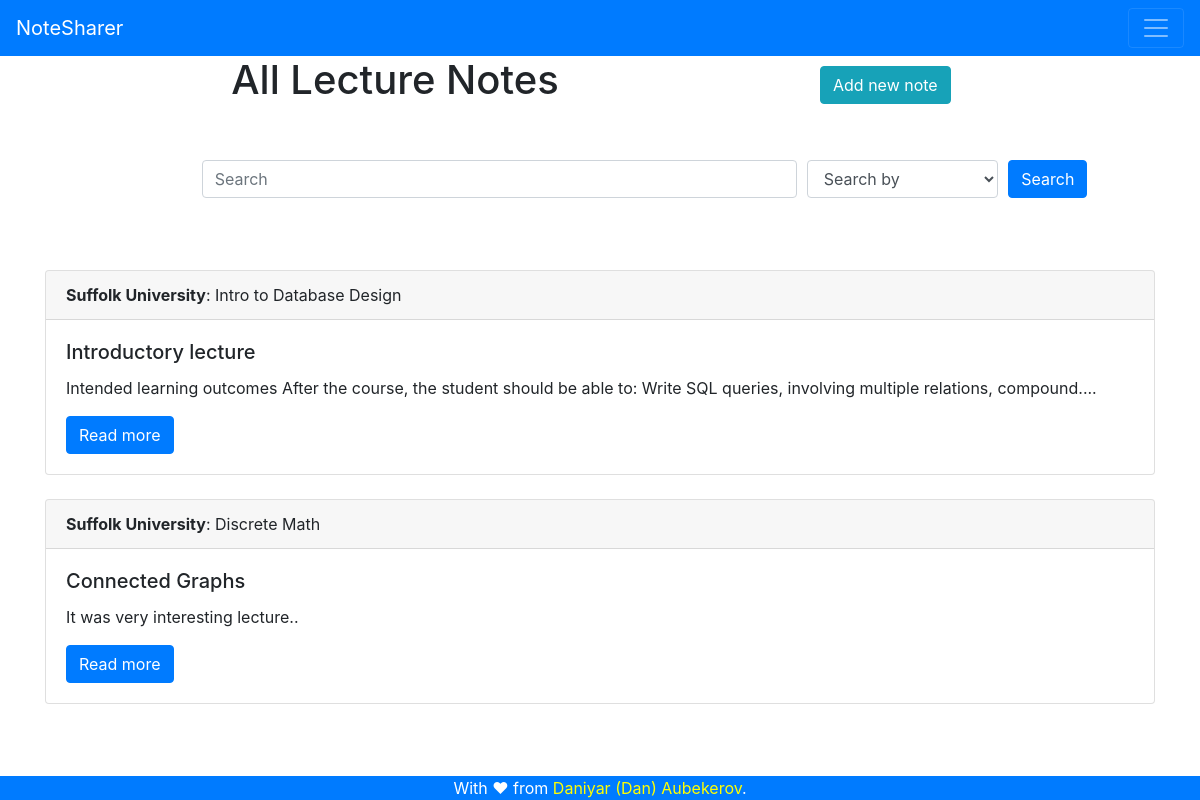
The page /notes (signed in) on the database as committed earlier.
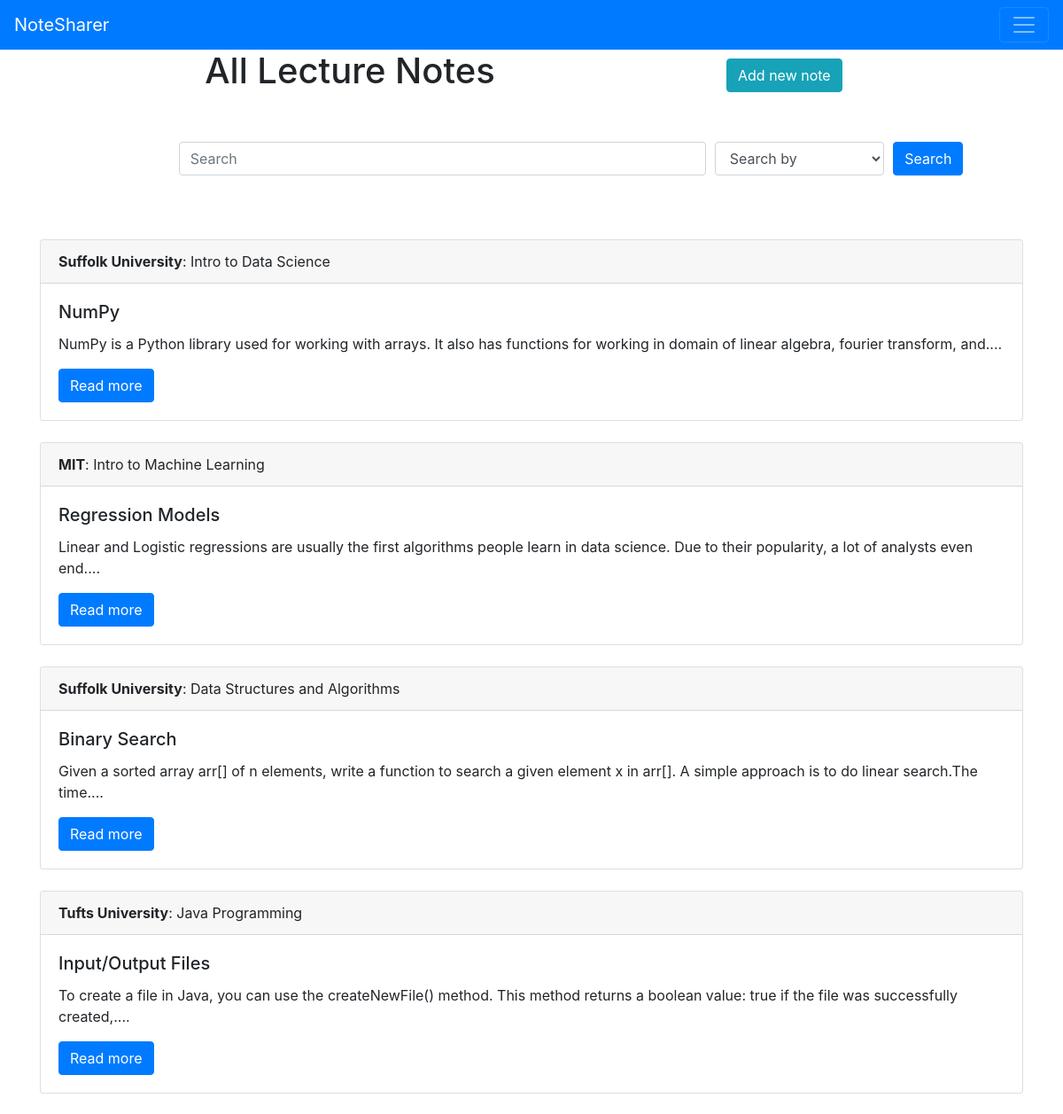
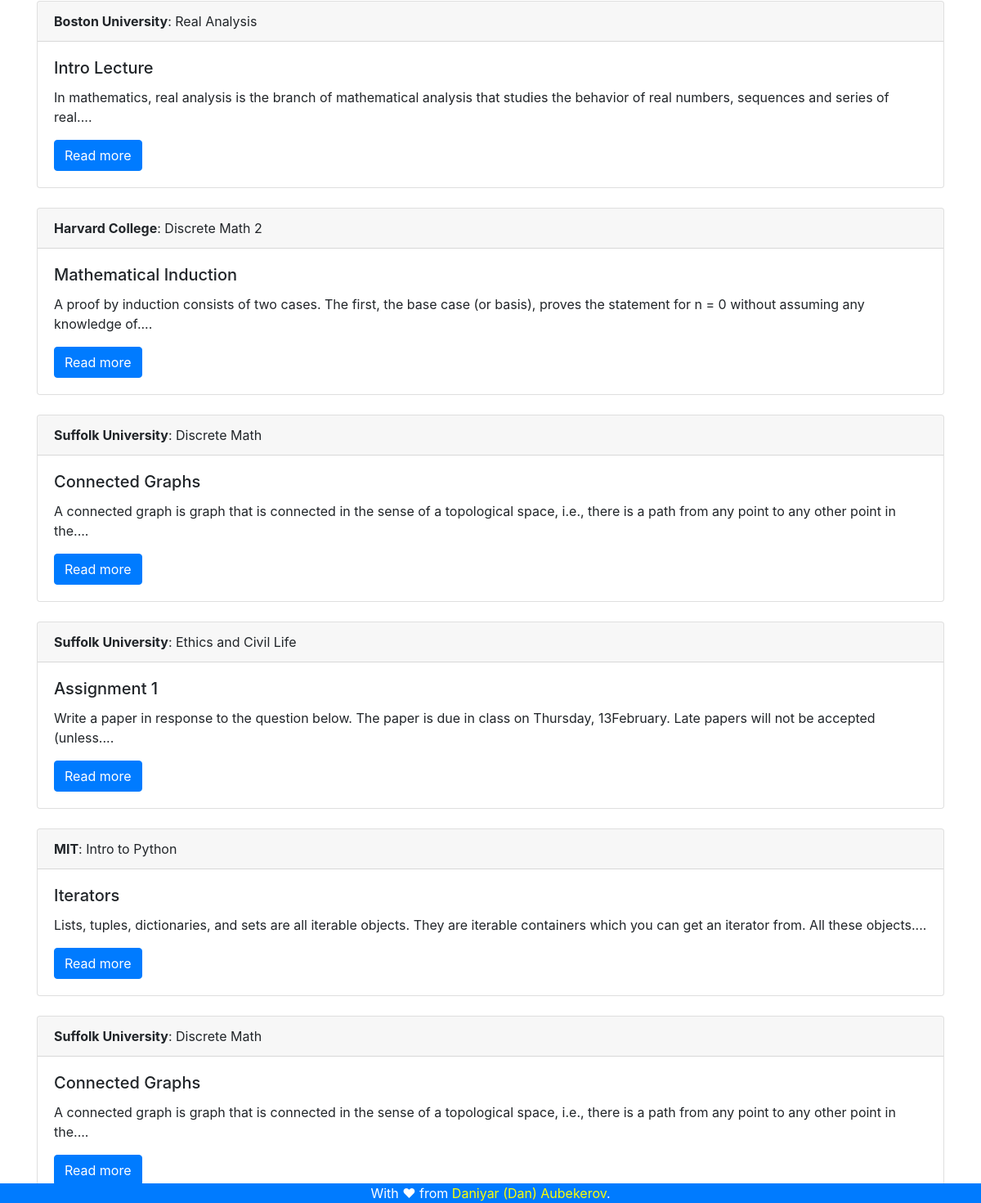
The same page on the database as committed later (2 pictures, top to bottom).
### tables this page shows
CREATE TABLE Notes (
    'noteID' INTEGER NOT NULL PRIMARY KEY,
    'content' TEXT(50000),
    'author' INTEGER, 'university' VARCHAR(300), 'class' VARCHAR(300), 'lectureName' VARCHAR(300),
    FOREIGN KEY('author') REFERENCES accounts(id)
);

### app.py (the view)
@app.route('/notes', methods = ['GET', 'POST'])
def notes():
    if (not session['user']):
        return render_template('404.html', error = 'You are not loged in to view this page')
    context = dict()
    db_connection = sqlite3.connect('database.db')
    cursor = db_connection.cursor()
    if (request.method == 'POST'):
        search = request.form.get('searchQ')
        type_search = request.form.get('type')
        if (type_search == 'University'):
            cursor.execute('SELECT * FROM notes WHERE instr(?,notes.university)>0;', [search])
        elif (type_search == 'Class'):
            cursor.execute('SELECT * FROM notes WHERE instr(?,notes.class)>0;', [search])
        elif (type_search == 'Content'):
            cursor.execute('SELECT * FROM notes WHERE instr(?,notes.content)>0;', [search])
        elif (type_search == 'Author'):
            cursor.execute('SELECT * FROM notes INNER JOIN accounts ON notes.author = accounts.id WHERE instr(?,accounts.login)>0;', [search])
        else:
            cursor.execute('SELECT * FROM notes;')
        notes = cursor.fetchall()
        cursor.close()
        context['notes'] = reversed(notes)
    else:
        cursor.execute('SELECT * FROM notes;')
        notes = cursor.fetchall()
        cursor.close()
        context['notes'] = reversed(notes)
    return render_template('notes.html', context = context)

### templates/notes.html (shortened to what this page needs)
{% extends 'base.html' %}
{% block body %}
    <div class = "row"><div class = "col-sm-8"><center><h1>All Lecture Notes</h1></center></div><div class = "col-sm-4"><a href = "{{url_for('add_note')}}" class = "btn btn-info" style = "margin-top:10px;">Add new note</a></div></div>
    <br><br>
    <form method = "post"  id = "search">
        <div class="form-row row">
            <div class="col-2">
            </div>
            <div class="col-6">
                <input type="text" id = "searchQ" name = "searchQ" class="form-control" placeholder="Search">
            </div>
            <div class="col-2">
                <select class="form-control" id="exampleFormControlSelect1" name = "type">
                    <option>Search by</option>
                </select>
            </div>
            <div class="col-2">
                <input type = "submit" class = "btn btn-primary" value = "Search" />
            </div>
        </div>
    </form>
    <br><br>
    <div class="container">
        <div class="row">
            <div class="col-sm-12">
                {% for note in context['notes'] %}
                    <br>
                    <div class="card">
                        <div class="card-header">
                            <b>{{note[3]}}</b>: {{note[4]}}
                        </div>
                        <div class="card-body">
                            <h5 class="card-title">{{note[5]}}</h5>
                            <p class="card-text">{{note[1] |truncate(150)}}.</p>
                            <a href="{{url_for('note', id = note[0])}}" class="btn btn-primary">Read more</a>
                        </div>
                    </div>
                {% endfor %}
            </div>
        </div>
    <div>
{% endblock %}

Rows that differ between the two databases and show on the page:
added Notes: university "Suffolk University", class "Intro to Data Science", lectureName "NumPy", content "NumPy is a Python library used for working with arrays. It also has functions for working in domain of linear algebra, fourier transform, and..."
added Notes: university "MIT", class "Intro to Machine Learning", lectureName "Regression Models", content "Linear and Logistic regressions are usually the first algorithms people learn in data science. Due to their popularity, a lot of analysts even end..."
added Notes: university "Suffolk University", class "Data Structures and Algorithms", lectureName "Binary Search", content "Given a sorted array arr[] of n elements, write a function to search a given element x in arr[]. A simple approach is to do linear search.The time..."
added Notes: university "Tufts University", class "Java Programming", lectureName "Input/Output Files", content "To create a file in Java, you can use the createNewFile() method. This method returns a boolean value: true if the file was successfully created,..."
added Notes: university "Boston University", class "Real Analysis", lectureName "Intro Lecture", content "In mathematics, real analysis is the branch of mathematical analysis that studies the behavior of real numbers, sequences and series of real..."
added Notes: university "Harvard College", class "Discrete Math 2", lectureName "Mathematical Induction", content "A proof by induction consists of two cases. The first, the base case (or basis), proves the statement for n = 0 without assuming any knowledge of..."
added Notes: university "Suffolk University", class "Discrete Math", lectureName "Connected Graphs", content "A connected graph is graph that is connected in the sense of a topological space, i.e., there is a path from any point to any other point in the..."
added Notes: university "Suffolk University", class "Ethics and Civil Life", lectureName "Assignment 1", content "Write a paper in response to the question below. The paper is due in class on Thursday, 13February. Late papers will not be accepted (unless..."
changed Notes: university "Suffolk University" → "MIT"; class "Intro to Database Design" → "Intro to Python"; lectureName "Introductory lecture" → "Iterators"; content "Intended learning outcomes After the course, the student should be able to: Write SQL queries, involving multiple relations, compound..." → "Lists, tuples, dictionaries, and sets are all iterable objects. They are iterable containers which you can get an iterator from. All these objects..."
changed Notes (number 10 of 10 on the later page): content "It was very interesting lecture." → "A connected graph is graph that is connected in the sense of a topological space, i.e., there is a path from any point to any other point in the..."
